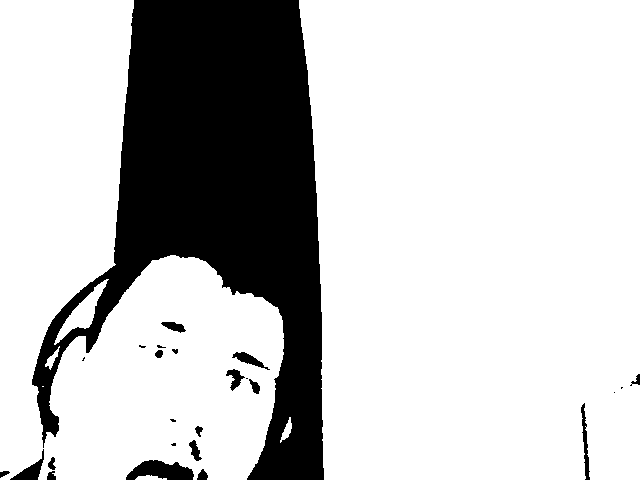
#> input picture vpro/backend/photo_effect.png, 640 x 480 px
$ python effects.py ../backend/photo_effect.png   (Python 2 division)
#> lines starting #> are read from the running program, lines starting #| are printed output that depends on the picture; after the words box and inside, x2 and y2 are one past the last pixel; in counts of white or black regions, pixels touching at a corner belong together
#> in test, img is the input picture: shape (480, 640, 3); 77.7% white; 25 black regions (8 under 20 px), largest, box (x1, y1, x2, y2) and area: (32, 0, 324, 480) 65651, (126, 460, 194, 480) 909, (10, 449, 44, 480) 347
import cv2
import numpy as np


def no_effect(frame):
    return frame


def sepia(frame):

    return cv2.transform(frame, np.array([[0.189, 0.769, 0.393],
                                          [0.168, 0.686, 0.349],
                                          [0.131, 0.534, 0.272]]))


def laplace(frame):

    kernel = np.array([[0, 1, 0],
                       [1, -4, 1],
                       [0, 1, 0]])
    return cv2.filter2D(frame, -1, kernel)
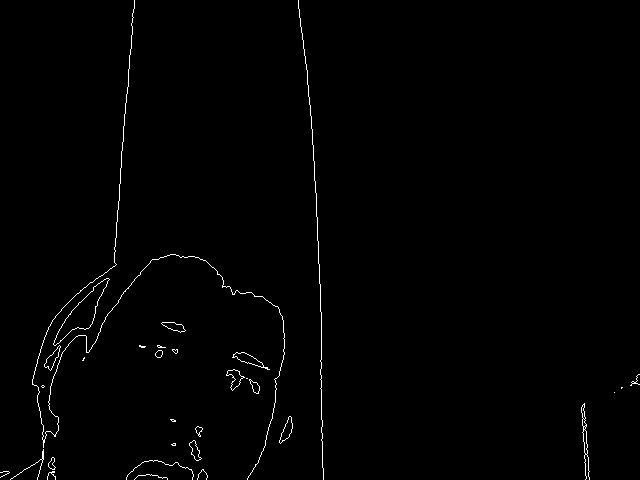
#> returned value: shape (480, 640, 3); 0.86% white in thin lines or dots


def blur(frame, width=10, height=10):

#> called with width = 10, height = 10
    return cv2.blur(frame, (width, height))
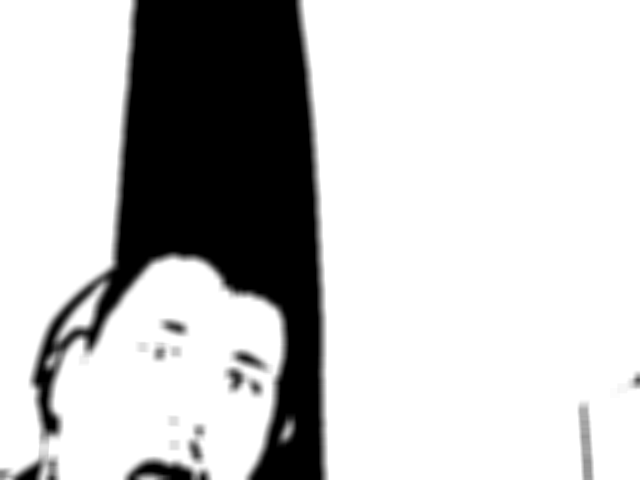
#> returned value: shape (480, 640, 3); min 0, max 255, mean 198.2


def black_white(frame):

    frame_gray = cv2.cvtColor(frame, cv2.COLOR_BGR2GRAY)
    _, bw_frame = cv2.threshold(frame_gray, 128, 255, cv2.THRESH_BINARY | cv2.THRESH_OTSU)

    return bw_frame


def contrast(frame, width=8, height=8, power=3.0):

#> called with width = 8, height = 8, power = 3
    lab = cv2.cvtColor(frame, cv2.COLOR_BGR2LAB)
#> lab: shape (480, 640, 3); mean of channels 0, 1, 2 198.2, 128, 128

    # -----Splitting the LAB image to different channels-------------------------
    l, a, b = cv2.split(lab)
#> a: shape (480, 640); every value is 128
    # -----Applying CLAHE to L-channel-------------------------------------------
    clahe = cv2.createCLAHE(clipLimit=power, tileGridSize=(width, height))
    cl = clahe.apply(l)
    limg = cv2.merge((cl, a, b))
#> limg: shape (480, 640, 3); mean of channels 0, 1, 2 199, 128, 128

    return cv2.cvtColor(limg, cv2.COLOR_LAB2BGR)


def test(filename):

    img = cv2.imread(filename, 1)
    cv2.imshow('sepia', sepia(img))
    cv2.imshow('laplace', laplace(img))
    cv2.imshow('blur', blur(img))
    cv2.imshow('black&white', black_white(img))
    cv2.imshow('contrast', contrast(img))
    cv2.imshow('original', img)
    cv2.waitKey(0)
    cv2.destroyAllWindows()


if __name__ == '__main__':

    import sys

    if len(sys.argv) == 2:

        test(sys.argv[1])
    else:

        print 'Run script with filename of the image e.q \'python effect.py filename\' !!!'
